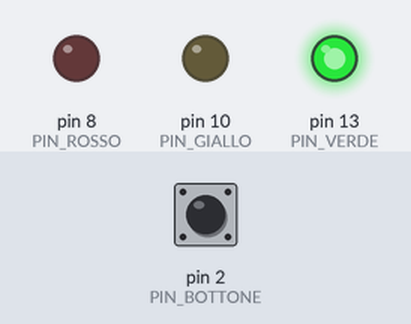
Simulated run of this sketch. Board: Arduino Uno, built with avr-gcc and run on an emulated ATmega328P. Shown: output pins drawn as LEDs (lit = HIGH). The inputs (shaded band) are chosen by the test bench; at power-on: pin 2 (PIN_BOTTONE) HIGH.

Above: at 1.2 s.
1.3 s: pin 2 (PIN_BOTTONE) pulled LOW for 0.15 s
At 3.0 s:
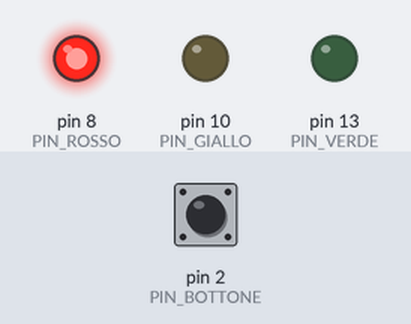
7.4 s: pin 2 (PIN_BOTTONE) pulled LOW for 3.2 s
At 15.5 s:
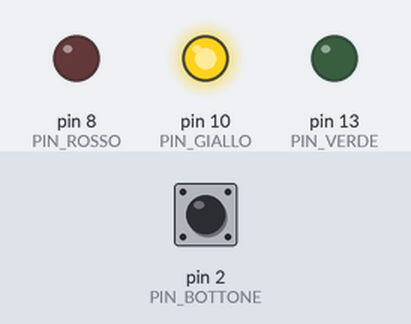
Timing chart, 0 to 18.1 s (numbered marks = the images above; inputs shaded):
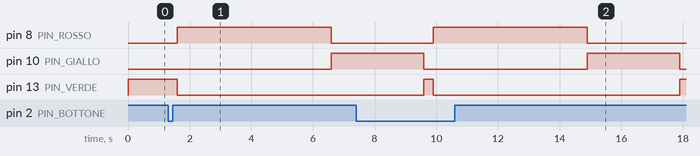

Measured:
- after the input at 1.3 s, pin 8 (PIN_ROSSO): LOW → HIGH after 0.30 s, → LOW 5.0 s later; pin 10 (PIN_GIALLO): LOW → HIGH after 5.3 s; pin 13 (PIN_VERDE): HIGH → LOW after 0.30 s
- after the input at 7.4 s, pin 8 (PIN_ROSSO): LOW → HIGH after 2.5 s, → LOW 5.0 s later

The sketch:

semaforo_bottone.ino
```cpp
// C++ code
//


  const int PIN_VERDE = 13;
  const int PIN_GIALLO = 10;
  const int PIN_ROSSO = 8;
  const int PIN_BOTTONE = 2;

void setup()
{
  pinMode(8, OUTPUT);
  pinMode(10, OUTPUT);
  pinMode(13, OUTPUT);

  pinMode(PIN_BOTTONE, INPUT_PULLUP);


}

void loop()
{
  digitalWrite(PIN_VERDE,  HIGH);
  digitalWrite(PIN_GIALLO, LOW);
  digitalWrite(PIN_ROSSO,  LOW);

  while (digitalRead(PIN_BOTTONE) == HIGH) {

  }

  delay(300);

  digitalWrite(PIN_VERDE, LOW);
  digitalWrite(PIN_ROSSO, HIGH);
  delay(5000);

  digitalWrite(PIN_ROSSO,  LOW);
  digitalWrite(PIN_GIALLO, HIGH);
  delay(3000);

  digitalWrite(PIN_GIALLO, LOW);
}
```
